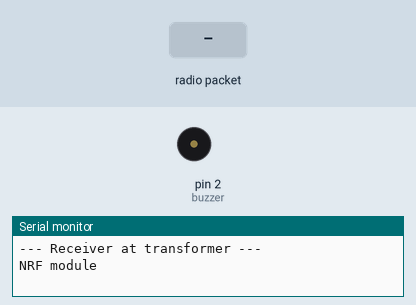
A sketch run on a simulated Arduino Uno, built with avr-gcc and run on an emulated ATmega328P. Shown: buzzer (waves = sounding), the last lines printed to the serial monitor. Inputs (shaded band) come from the test bench. No radio packets arrive unless stated.

Above: at 1.2 s.
1.3 s: radio packet "1" arrives
At 1.7 s:
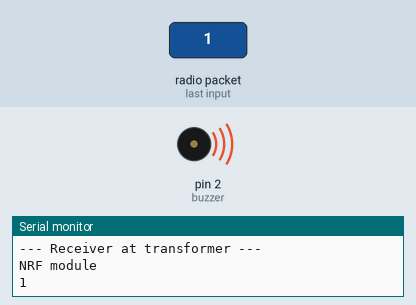
Timing chart, 0 to 4.3 s (numbered marks = the images above; inputs shaded):
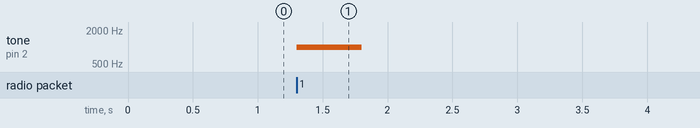

The sketch:

NRF24-receiver.ino
```cpp
#include <SPI.h>
#include <nRF24L01.h>
#include <RF24.h>

RF24 radio(7,8);
int i=0;
String A[50];
const int buzzer = 2;
const byte address[6] = "00001";

void setup() {
  // put your setup code here, to run once:
  pinMode(buzzer, OUTPUT);
  radio.begin();
  radio.openReadingPipe(0,address);
  radio.setPALevel(RF24_PA_MAX);
  radio.setDataRate(RF24_250KBPS);
  radio.startListening();
  Serial.begin(9600);
  Serial.println("--- Receiver at transformer ---");
  Serial.println("NRF module");
  Serial.println();
}

void loop() {
  char text[32] = "";

  if (radio.available()) {
    radio.read(&text, sizeof(text));
    String transData = String(text);
    if (transData == "1") {
        tone(buzzer, 1000);
        A[i]=transData;
        Serial.print(A[i]);
        i=i+1;
        Serial.println();
        delay(500);
        noTone(buzzer);
      }

    else if (transData == "2") {
        tone(buzzer, 1000);
        A[i]=transData;
        Serial.print(A[i]);
        i=i+1;
        Serial.println();
        delay(500);
        noTone(buzzer);
     }
    else if (transData == "3") {
        tone(buzzer, 1000);
        A[i]=transData;
        Serial.print(A[i]);
        i=i+1;
        Serial.println();
        delay(500);
        noTone(buzzer);
     }
    }

  }
```

Measured:
- after the input at 1.3 s, tone on pin 2 (buzzer): silent → 1000 Hz at once, → silent 0.50 s later
